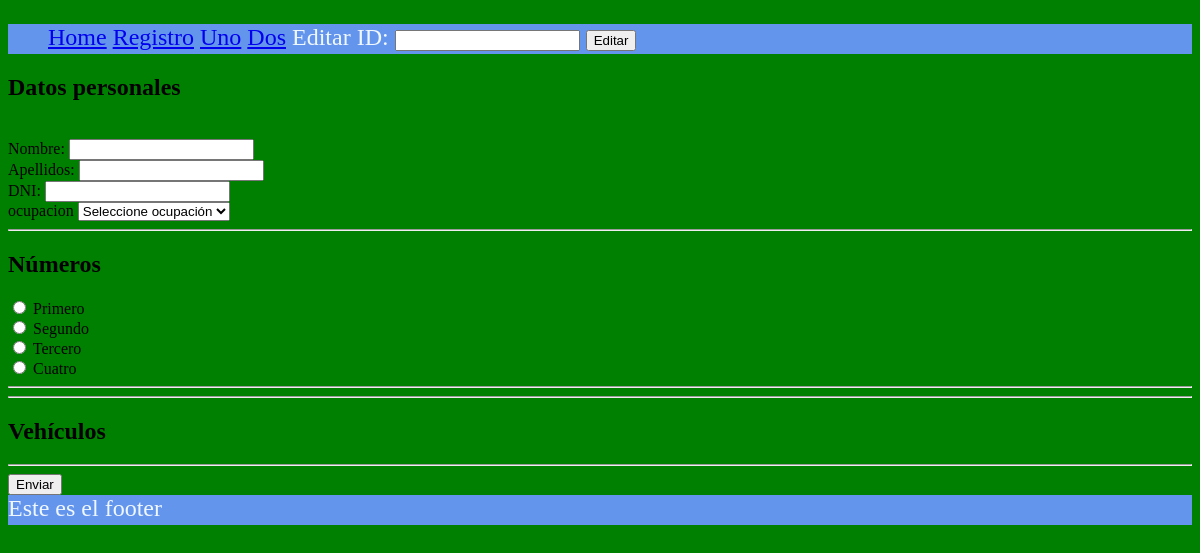
The page /editar/11 on the database as committed earlier.
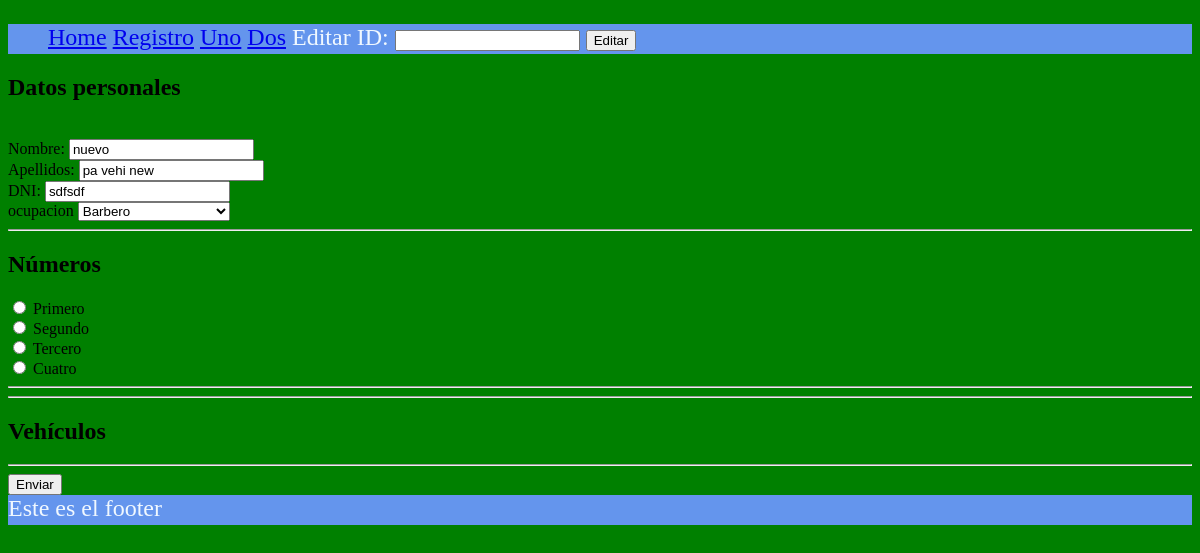
The same page on the database as committed later.
### tables this page shows
CREATE TABLE persona(
            id integer primary key autoincrement,
            nombre text,
            apellidos text,
            dni text, id_ocupation INTEGER, id_numero INTEGER);

CREATE TABLE "T_ocupation" (
	id INTEGER NOT NULL PRIMARY KEY AUTOINCREMENT,
	description INTEGER NOT NULL
);

### app.py (the view)
@route('/editar')
@route('/editar/<id:int>')
@jinja2_view('formulario.html')
def mi_form(id=None):#none para que sea opcional
    cnx = sqlite3.connect(BASE_DATOS)
    consulta_d = 'select * from T_ocupation'
    cursor = cnx.execute(consulta_d)
    ocupaciones = cursor.fetchall()
    consulta_num = 'select * from T_numero'
    cursor = cnx.execute(consulta_num)
    numeros = cursor.fetchall()
    if id is None: # estamos en un alta
        return {'ocupaciones': ocupaciones,'numeros':numeros}
    else:
        consulta = "select id,nombre,apellidos,dni, id_ocupation from persona where id = ?"
        cursor = cnx.execute(consulta,(id,)) # la coma dice que es una tupla (id,)
        filas = cursor.fetchone() # obtener una fila para procesarla
    cnx.close()
    return {'datos': filas,'ocupaciones': ocupaciones,'numeros':numeros}

### templates/base.html (shortened to what this page needs)
<!DOCTYPE html>
<html lang="en">
<head>
    <link rel="stylesheet" href="/static/estilos.css">
</head>
<body>
    {%include 'inc_header.html'%}
    {%block content%}{%endblock%}
    {%include 'inc_footer.html'%}
</body>
</html>

### templates/formulario.html (shortened to what this page needs)
{%extends 'base.html'%}
{%block content%}
<form action="/guardar" method="post">
    <h2>Datos personales</h2>
    <input type="hidden" id="id" name="id" value="{%if datos%}{{datos[0]}}{%endif%}"><br/>
    <label for="nombre">Nombre: </label>
    <input type="text" id="nombre" name="nombre" value="{%if datos%}{{datos[1]}}{%endif%}"><br/>
    <label for="apellidos">Apellidos: </label>
    <input type="text" id="apellidos" name="apellidos" value="{%if datos%}{{datos[2]}}{%endif%}"><br/>
    <label for="dni">DNI: </label>
    <input type="text" id="dni" name="dni" value="{%if datos%}{{datos[3]}}{%endif%}"><br/>
    <label for="ocupacion">ocupacion</label>
        <select id="ocupacion" name="ocupacion">
            <option value="-1">Seleccione ocupación</option>
            {% for o in ocupaciones%}
                <option value="{{o[0]}}" {%if (datos) and (datos[4] == o[0]) %} selected {%endif%} >{{o[1]}}</option>
            {%endfor%}
        </select>
    <br/>
    <hr>
        <h2>Números</h2>
        {% for num in numeros%}
            <input type="radio" id="dato{{num[0]}}" name="numero" value="{{num[0]}}" {%if (datos) and (num[0]==datos[5]) %}checked{%endif%}>
            <label for="dato{{num[0]}}">{{num[1]}}</label><br/>
        {%endfor%}
    <hr/>
    <hr>
        <h2>Vehículos</h2>
    <hr/>
    <input type="submit" value="Enviar">
</form>
{%endblock%}

Rows that differ between the two databases and show on the page:
added persona: nombre "nuevo", apellidos "pa vehi new", dni "sdfsdf", ocupacion "Barbero"
Other text that changed with them:
form field ocupacion: "Seleccione ocupación" → (not shown)
